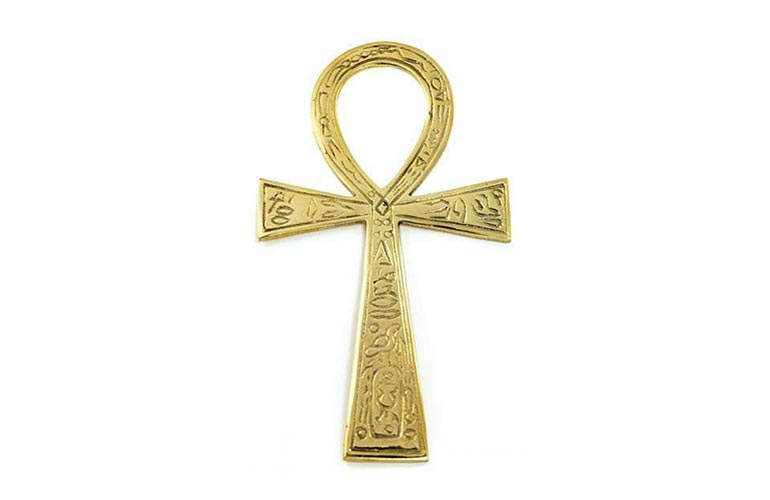
#> input picture chap1.4.6/The-Ankh.jpg, 770 x 500 px
$ jupyter execute --allow-errors chap146.ipynb   (older library calls are emulated)
#> lines starting #> are read from the running program, lines starting #| are printed output that depends on the picture; after the words box and inside, x2 and y2 are one past the last pixel; in counts of white or black regions, pixels touching at a corner belong together
[cell 1]
import cv2
import numpy as np
from matplotlib import pyplot as plt

[cell 2]
img = cv2.imread('lena.png',0)
#> (the rest of this cell did not finish here and is left out)

[cell 3]
img = cv2.imread('lena.png',0)
edges = cv2.Canny(img,100,200)
#> (the rest of this cell did not finish here and is left out)

[cell 4]
img = cv2.imread('PKk0v.png',0)
# Output dtype = cv2.CV_8U
#> (the rest of this cell did not finish here and is left out)

[cell 5]
im = cv2.imread('The-Ankh.jpg')
#> im is the input picture: shape (500, 770, 3); mean B, G, R 240.9, 247.4, 249.1
imgray = cv2.cvtColor(im,cv2.COLOR_BGR2GRAY)
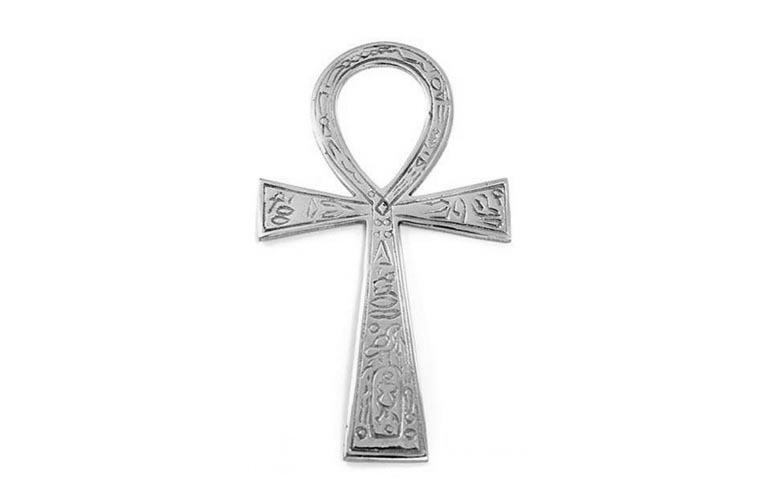
#> imgray: shape (500, 770); min 3, max 255, mean 247.2
imgray = cv2.GaussianBlur(imgray,(5,5),0)

ret,thresh = cv2.threshold(imgray,245,255,0)
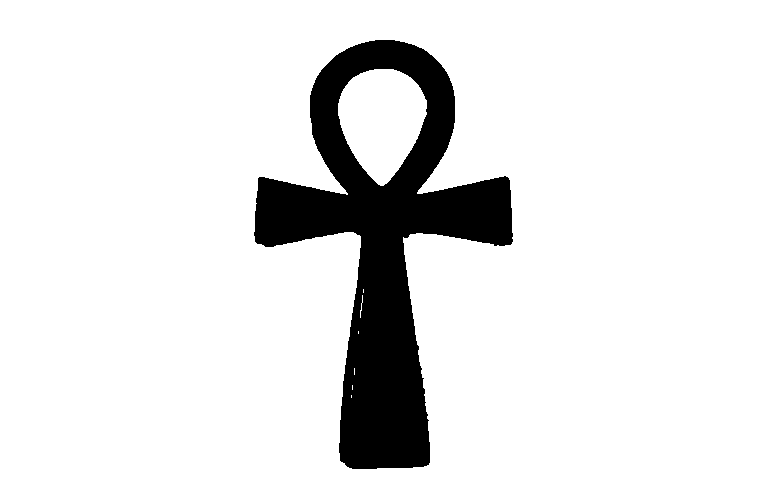
#> thresh: shape (500, 770); 89.6% white; 1 black region
kernel = np.ones((5,5),np.uint8)
# [6 lines of commented-out code are left out]
plt.figure(figsize=(24,8))
plt.subplot(1,3,1),plt.imshow(im)
plt.title('Original'),plt.xticks([]),plt.yticks([])
plt.subplot(1,3,2),plt.imshow(imgray,cmap='gray')
plt.title('Laplacian'),plt.xticks([]),plt.yticks([])
plt.subplot(1,3,3),plt.imshow(thresh, cmap='gray')
plt.title('Sobel X'),plt.xticks([]),plt.yticks([])
plt.show()
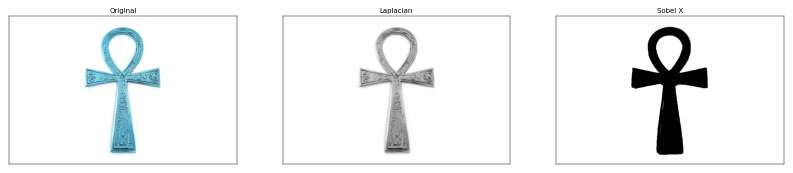
#> figure drawn by matplotlib, 3 panels; B, G, R data is drawn as R, G, B

[cell 6]
contours, hierarchy = cv2.findContours(thresh, cv2.RETR_TREE, cv2.CHAIN_APPROX_SIMPLE)
#> contours = 9 contours, 6 with area under 20; largest, box (x1, y1, x2, y2) and area: (0, 0, 770, 500) 383731, (253, 39, 514, 470) 47975, (338, 69, 427, 186) 7156
img0 = im.copy()
img1 = im.copy()
img0 = cv2.drawContours(img0, contours, 1, (255,0,0), 3)
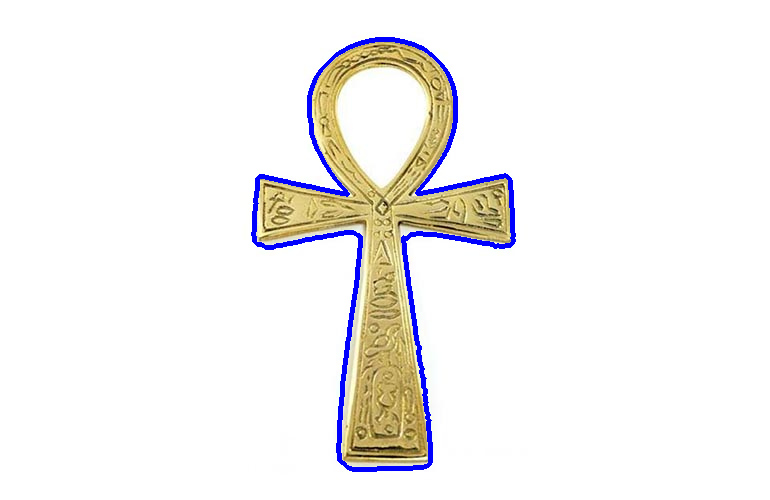
#> img0: shape (500, 770, 3); 1.87% of pixels changed, all inside (x1, y1, x2, y2) = (251, 37, 516, 472)
img1 = cv2.drawContours(img1, contours, 3, (255,0,0), 3)
#> img1: shape (500, 770, 3); 0.01% of pixels changed, all inside (x1, y1, x2, y2) = (350, 383, 355, 392)

[cell 7]
plt.figure(figsize=(24,8))
plt.subplot(1,3,1),plt.imshow(im)
plt.title('Original'), plt.xticks([]), plt.yticks([])
plt.subplot(1,3,2),plt.imshow(img0,cmap = 'gray')
plt.title('Sobel CV_8U'), plt.xticks([]), plt.yticks([])
plt.subplot(1,3,3),plt.imshow(img1,cmap = 'gray')
plt.title('Sobel abs(CV_64F)'), plt.xticks([]), plt.yticks([])
plt.show()
#> figure, not shown here; B, G, R data is drawn as R, G, B

[cell 8]
print(len(contours))
#| 9

[cell 9]
print(contours[2].shape)
#| (2, 1, 2)

[cell 10]
print(contours[1])
#> (printed output is left out)

[cell 11]
cnt = contours[2]
#> cnt = [[351, 395], [351, 397]]
M = cv2.moments(cnt)
#> M = moments, m00 0
print(M)
#> (printed output is left out)
#> (the rest of this cell did not finish here and is left out)

#> (a cell that did not finish here is left out)

#> (a cell that did not finish here is left out)

#> (a cell that did not finish here is left out)

#> (a cell that did not finish here is left out)

[cell 16]
plt.figure(figsize=(24,8))
plt.subplot(1,3,1),plt.imshow(im)
plt.title('Original'), plt.xticks([]), plt.yticks([])
plt.subplot(1,3,2),plt.imshow(img0,cmap = 'gray')
plt.title('Sobel CV_8U'), plt.xticks([]), plt.yticks([])
plt.subplot(1,3,3),plt.imshow(img1,cmap = 'gray')
plt.title('Sobel abs(CV_64F)'), plt.xticks([]), plt.yticks([])
plt.show()

[cell 17]
size = []
for i in range(len(contours)):
    size.append((i,contours[2].shape[0]))
#> this loop made 9 passes
#> after the loop, size = [(0, 2), (1, 2), (2, 2), (3, 2), (4, 2), (5, 2), (6, 2), (7, 2), (8, 2)]

[cell 18]
print(size)
#| [(0, 2), (1, 2), (2, 2), (3, 2), (4, 2), (5, 2), (6, 2), (7, 2), (8, 2)]
